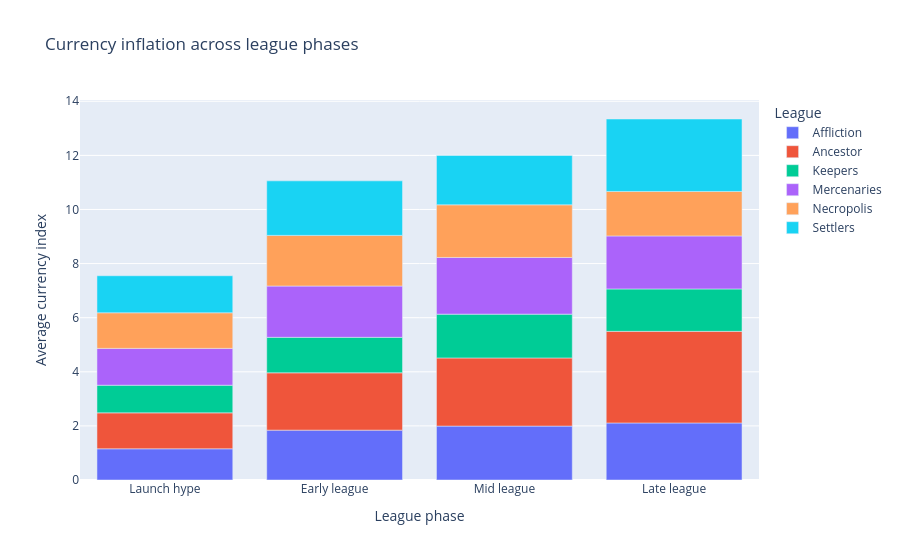

The cell this chart's notebook holds for it:
### Code cell
# Inflation across league phases
fig = px.bar(league_phase_summary,x="Phase",y="avg_inflation",color="League",category_orders={"Phase": phase_order},title="Currency inflation across league phases")
fig.update_layout(xaxis_title="League phase",yaxis_title="Average currency index")
fig.show()

### Figure 1 — Plotly figure (JSON) as saved in the notebook; plotly's stock layout.template omitted (floating-point values rounded to 4 significant figures)
{"data": [{"hovertemplate": "League=Affliction<br>Phase=%{x}<br>avg_inflation=%{y}<extra></extra>", "legendgroup": "Affliction", "marker": {"color": "#636efa", "pattern": {"shape": ""}}, "name": "Affliction", "orientation": "v", "showlegend": true, "textposition": "auto", "type": "bar", "x": ["Early league", "Late league", "Launch hype", "Mid league"], "xaxis": "x", "y": [1.844, 2.108, 1.154, 1.993], "yaxis": "y"}, {"hovertemplate": "League=Ancestor<br>Phase=%{x}<br>avg_inflation=%{y}<extra></extra>", "legendgroup": "Ancestor", "marker": {"color": "#EF553B", "pattern": {"shape": ""}}, "name": "Ancestor", "orientation": "v", "showlegend": true, "textposition": "auto", "type": "bar", "x": ["Early league", "Late league", "Launch hype", "Mid league"], "xaxis": "x", "y": [2.118, 3.386, 1.328, 2.519], "yaxis": "y"}, {"hovertemplate": "League=Keepers<br>Phase=%{x}<br>avg_inflation=%{y}<extra></extra>", "legendgroup": "Keepers", "marker": {"color": "#00cc96", "pattern": {"shape": ""}}, "name": "Keepers", "orientation": "v", "showlegend": true, "textposition": "auto", "type": "bar", "x": ["Early league", "Late league", "Launch hype", "Mid league"], "xaxis": "x", "y": [1.312, 1.568, 1.022, 1.619], "yaxis": "y"}, {"hovertemplate": "League=Mercenaries<br>Phase=%{x}<br>avg_inflation=%{y}<extra></extra>", "legendgroup": "Mercenaries", "marker": {"color": "#ab63fa", "pattern": {"shape": ""}}, "name": "Mercenaries", "orientation": "v", "showlegend": true, "textposition": "auto", "type": "bar", "x": ["Early league", "Late league", "Launch hype", "Mid league"], "xaxis": "x", "y": [1.896, 1.96, 1.361, 2.096], "yaxis": "y"}, {"hovertemplate": "League=Necropolis<br>Phase=%{x}<br>avg_inflation=%{y}<extra></extra>", "legendgroup": "Necropolis", "marker": {"color": "#FFA15A", "pattern": {"shape": ""}}, "name": "Necropolis", "orientation": "v", "showlegend": true, "textposition": "auto", "type": "bar", "x": ["Early league", "Late league", "Launch hype", "Mid league"], "xaxis": "x", "y": [1.872, 1.644, 1.317, 1.946], "yaxis": "y"}, {"hovertemplate": "League=Settlers<br>Phase=%{x}<br>avg_inflation=%{y}<extra></extra>", "legendgroup": "Settlers", "marker": {"color": "#19d3f3", "pattern": {"shape": ""}}, "name": "Settlers", "orientation": "v", "showlegend": true, "textposition": "auto", "type": "bar", "x": ["Early league", "Late league", "Launch hype", "Mid league"], "xaxis": "x", "y": [2.016, 2.678, 1.368, 1.825], "yaxis": "y"}], "layout": {"barmode": "relative", "legend": {"title": {"text": "League"}, "tracegroupgap": 0}, "title": {"text": "Currency inflation across league phases"}, "xaxis": {"anchor": "y", "categoryarray": ["Launch hype", "Early league", "Mid league", "Late league"], "categoryorder": "array", "domain": [0, 1], "title": {"text": "League phase"}}, "yaxis": {"anchor": "x", "domain": [0, 1], "title": {"text": "Average currency index"}}}}
